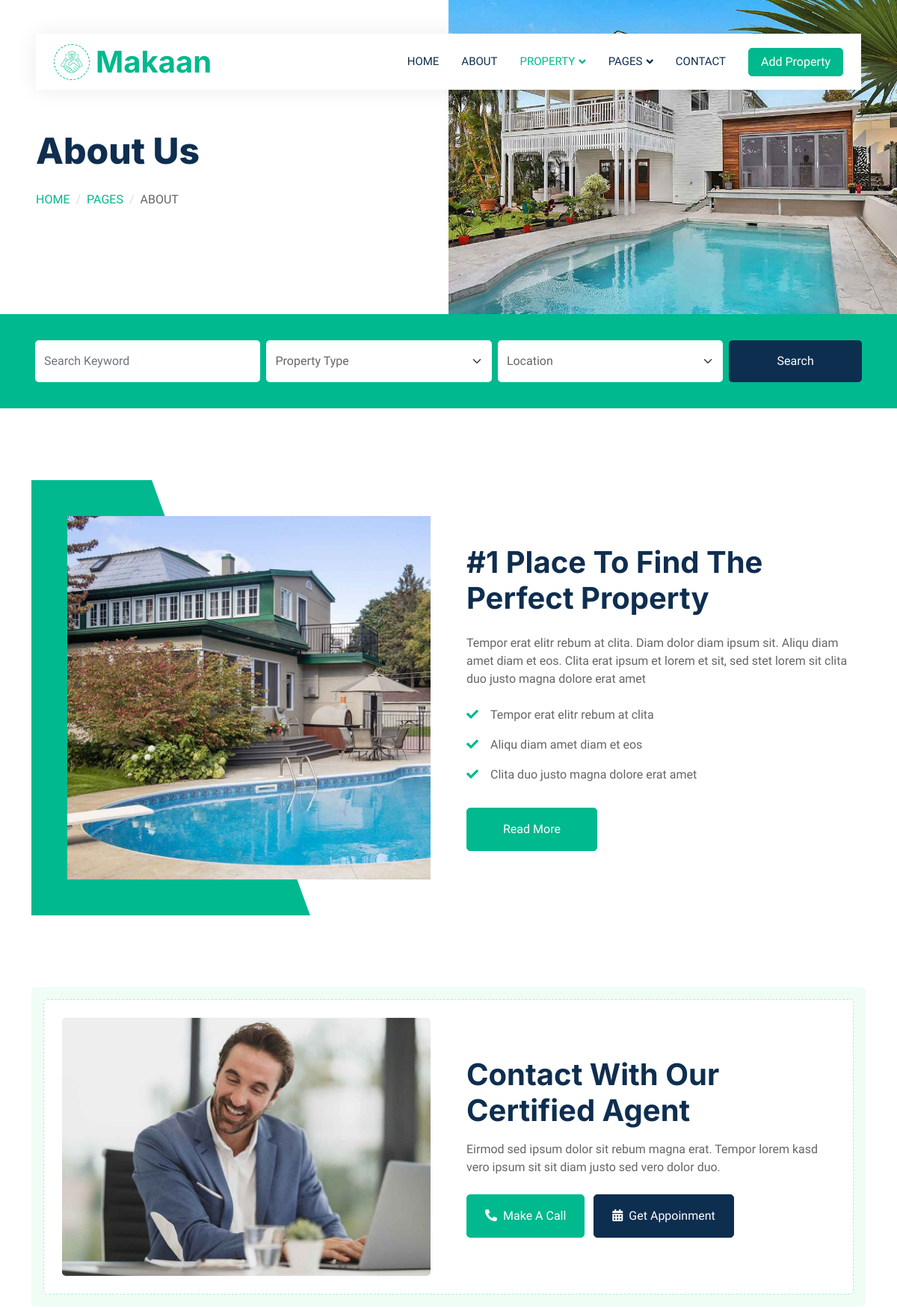
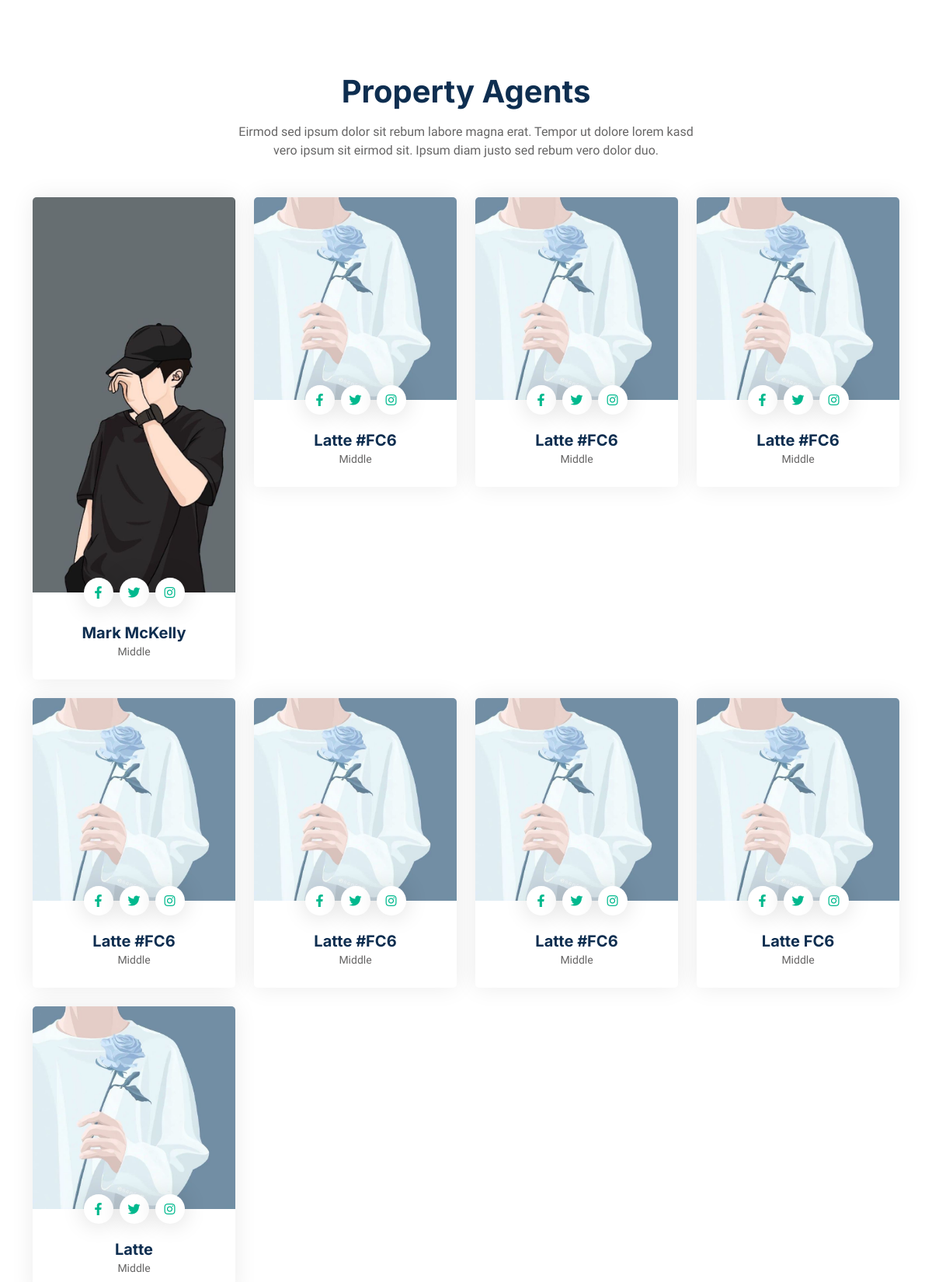
The page /about/ (upper part) on the database its author committed (2 pictures, top to bottom).
### logic/models.py (models this page shows, shortened)
class Team(models.Model):
    name = models.CharField(max_length=200)
    rank = models.CharField(max_length=200)
    img = models.ImageField(upload_to='index/img')
    slug = models.SlugField(max_length=200)

### logic/views.py (the view)
# urls.py: path('about/', about, name='about'),
def about(request):
    team = Team.objects.all()
    context = {
        "team": team,
    }
    return render(request, "about.html", context=context)

### templates/about.html (shortened to what this page needs)
{% extends 'base.html' %}
{% load static %}
{% block content %}
        <div class="container-fluid header bg-white p-0">
            <div class="row g-0 align-items-center flex-column-reverse flex-md-row">
                <div class="col-md-6 p-5 mt-lg-5">
                    <h1 class="display-5 animated fadeIn mb-4">About Us</h1>
                        <nav aria-label="breadcrumb animated fadeIn">
                        <ol class="breadcrumb text-uppercase">
                            <li class="breadcrumb-item"><a href="{% url 'index' %}">Home</a></li>
                            <li class="breadcrumb-item"><a href="#">Pages</a></li>
                            <li class="breadcrumb-item text-body active" aria-current="page">About</li>
                        </ol>
                    </nav>
                </div>
                <div class="col-md-6 animated fadeIn">
                    <img class="img-fluid" src="{% static 'img/header.jpg' %}" alt="">
                </div>
            </div>
        </div>
        <div class="container-fluid bg-primary mb-5 wow fadeIn" data-wow-delay="0.1s" style="padding: 35px;">
            <div class="container">
                <div class="row g-2">
                    <div class="col-md-10">
                        <div class="row g-2">
                            <div class="col-md-4">
                                <input type="text" class="form-control border-0 py-3" placeholder="Search Keyword">
                            </div>
                            <div class="col-md-4">
                                <select class="form-select border-0 py-3">
                                    <option selected>Property Type</option>
                                </select>
                            </div>
                            <div class="col-md-4">
                                <select class="form-select border-0 py-3">
                                    <option selected>Location</option>
                                </select>
                            </div>
                        </div>
                    </div>
                    <div class="col-md-2">
                        <button class="btn btn-dark border-0 w-100 py-3">Search</button>
                    </div>
                </div>
            </div>
        </div>
        <div class="container-xxl py-5">
            <div class="container">
                <div class="row g-5 align-items-center">
                    <div class="col-lg-6 wow fadeIn" data-wow-delay="0.1s">
                        <div class="about-img position-relative overflow-hidden p-5 pe-0">
                            <img class="img-fluid w-100" src="{% static 'img/about.jpg' %}">
                        </div>
                    </div>
                    <div class="col-lg-6 wow fadeIn" data-wow-delay="0.5s">
                        <h1 class="mb-4">#1 Place To Find The Perfect Property</h1>
                        <p class="mb-4">Tempor erat elitr rebum at clita. Diam dolor diam ipsum sit. Aliqu diam amet diam et eos. Clita erat ipsum et lorem et sit, sed stet lorem sit clita duo justo magna dolore erat amet</p>
                        <p><i class="fa fa-check text-primary me-3"></i>Tempor erat elitr rebum at clita</p>
                        <p><i class="fa fa-check text-primary me-3"></i>Aliqu diam amet diam et eos</p>
                        <p><i class="fa fa-check text-primary me-3"></i>Clita duo justo magna dolore erat amet</p>
                        <a class="btn btn-primary py-3 px-5 mt-3" href="{% url 'aboutdetail' %}">Read More</a>
                    </div>
                </div>
            </div>
        </div>
        <div class="container-xxl py-5">
            <div class="container">
                <div class="bg-light rounded p-3">
                    <div class="bg-white rounded p-4" style="border: 1px dashed rgba(0, 185, 142, .3)">
                        <div class="row g-5 align-items-center">
                            <div class="col-lg-6 wow fadeIn" data-wow-delay="0.1s">
                                <img class="img-fluid rounded w-100" src="{% static 'img/call-to-action.jpg' %}" alt="">
                            </div>
                            <div class="col-lg-6 wow fadeIn" data-wow-delay="0.5s">
                                <div class="mb-4">
                                    <h1 class="mb-3">Contact With Our Certified Agent</h1>
                                    <p>Eirmod sed ipsum dolor sit rebum magna erat. Tempor lorem kasd vero ipsum sit sit diam justo sed vero dolor duo.</p>
                                </div>
                                <a href="" class="btn btn-primary py-3 px-4 me-2"><i class="fa fa-phone-alt me-2"></i>Make A Call</a>
                                <a href="" class="btn btn-dark py-3 px-4"><i class="fa fa-calendar-alt me-2"></i>Get Appoinment</a>
                            </div>
                        </div>
                    </div>
                </div>
            </div>
        </div>
        <div class="container-xxl py-5">
            <div class="container">
                <div class="text-center mx-auto mb-5 wow fadeInUp" data-wow-delay="0.1s" style="max-width: 600px;">
                    <h1 class="mb-3">Property Agents</h1>
                    <p>Eirmod sed ipsum dolor sit rebum labore magna erat. Tempor ut dolore lorem kasd vero ipsum sit eirmod sit. Ipsum diam justo sed rebum vero dolor duo.</p>
                </div>
                <div class="row g-4">
                    {% for t in team %}
                    <div class="col-lg-3 col-md-6 wow fadeInUp" data-wow-delay="0.1s">
                        <div class="team-item rounded overflow-hidden">
                            <div class="position-relative">
                                <img class="img-fluid" src="{{t.img.url}}" alt="">
                                <div class="position-absolute start-50 top-100 translate-middle d-flex align-items-center">
                                    <a class="btn btn-square mx-1" href=""><i class="fab fa-facebook-f"></i></a>
                                    <a class="btn btn-square mx-1" href=""><i class="fab fa-twitter"></i></a>
                                    <a class="btn btn-square mx-1" href=""><i class="fab fa-instagram"></i></a>
                                </div>
                            </div>
                            <div class="text-center p-4 mt-3">
                                <h5 class="fw-bold mb-0">{{t.name}}</h5>
                                <small>{{t.rank}}</small>
                            </div>
                        </div>
                    </div>
                    {% endfor %}
                </div>
            </div>
        </div>
{% endblock content %}

### static/css/style.css (style rules this page uses)
:root { --primary: #00B98E; --secondary: #FF6922; --light: #EFFDF5; --dark: #0E2E50; }
.btn { transition: .5s; }
.btn.btn-primary, .btn.btn-secondary { color: #FFFFFF; }
.btn-square { width: 38px; height: 38px; }
.btn-square, .btn-sm-square, .btn-lg-square { padding: 0; display: flex; align-items: center; justify-content: center; font-weight: normal; border-radius: 50px; }
@media (min-width: 992px) { .header { margin-top: -120px; } }
.breadcrumb-item + .breadcrumb-item::before { color: #DDDDDD; }
.about-img img { position: relative; z-index: 2; }
.about-img::before { position: absolute; content: ""; top: 0; left: -50%; width: 100%; height: 100%; background: var(--primary); transform: skew(20deg); z-index: 1; }
.team-item { box-shadow: 0 0 30px rgba(0, 0, 0, .08); transition: .5s; }
.team-item .btn { color: var(--primary); background: #FFFFFF; box-shadow: 0 0 30px rgba(0, 0, 0, .15); }

### rows shown on the page
Team: img (picture), name "Mark McKelly", rank "Middle"
Team: img (picture), name "Latte #FC6", rank "Middle"
Team: img (picture), name "Latte #FC6", rank "Middle"
Team: img (picture), name "Latte #FC6", rank "Middle"
Team: img (picture), name "Latte #FC6", rank "Middle"
Team: img (picture), name "Latte #FC6", rank "Middle"
Team: img (picture), name "Latte #FC6", rank "Middle"
Team: img (picture), name "Latte FC6", rank "Middle"
Team: img (picture), name "Latte", rank "Middle"
